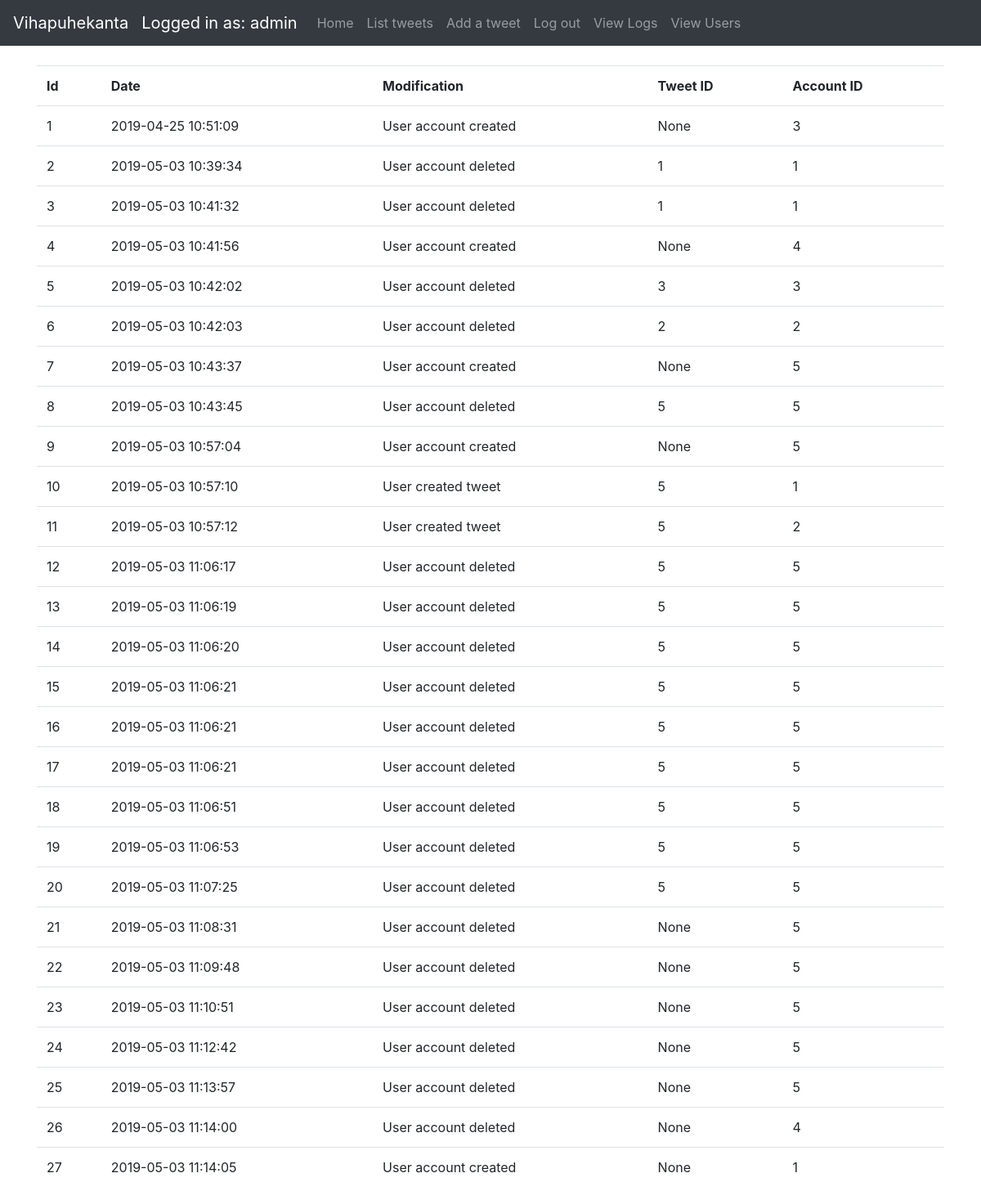
Before: /logs/list (signed in) with the older database file.
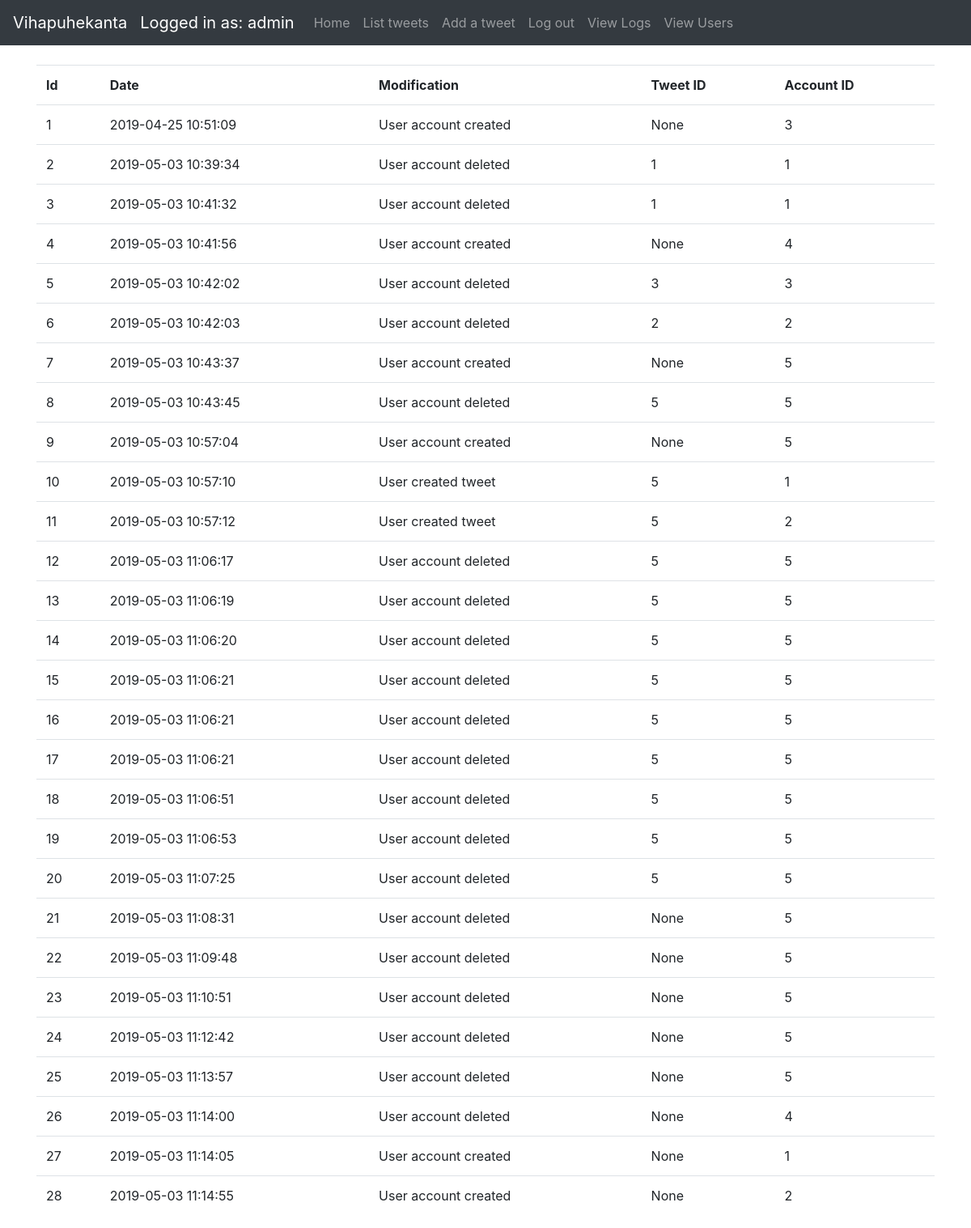
After: the same page with the newer database file.
### application/auth/models.py (models this page shows, shortened)
class User(db.Model):
    __tablename__ = "account"
    id = db.Column(db.Integer, primary_key=True)
    date_created = db.Column(db.DateTime, default=db.func.current_timestamp())
    date_modified = db.Column(db.DateTime, default=db.func.current_timestamp(),
                              onupdate=db.func.current_timestamp())
    name = db.Column(db.String(144), nullable=False)
    username = db.Column(db.String(144), nullable=False)
    password = db.Column(db.String(144), nullable=False)
    urole = db.Column(db.String(80))
    tweets = db.relationship("Tweet", backref='account', lazy=True)
    def roles(self):
        if self.urole == "ADMIN":
            return ["ADMIN"]
        else:
            return ["USER"]

### application/logs/models.py (models this page shows, shortened)
class Log(db.Model):
    __tablename__ = "logs"
    id = db.Column(db.Integer, primary_key=True)
    date_created = db.Column(db.DateTime, default=db.func.current_timestamp())
    modification = db.Column(db.String(144), nullable=False)
    account_id = db.Column(db.Integer, nullable=False)
    tweet_id = db.Column(db.Integer, nullable=True)

### application/logs/views.py (the view)
@app.route("/logs/list", methods=["GET"])
@login_required(role="ADMIN")
def view_logs():
    logs = db.session().query(Log).all()
    return render_template("logs/list.html", logs=logs)

### application/__init__.py (called while the page is built)
def login_required(role="ADMIN"):
    def wrapper(fn):
        @wraps(fn)
        def decorated_view(*args, **kwargs):
            if not current_user:
                return login_manager.unauthorized()
            if not current_user.is_authenticated:
                return login_manager.unauthorized()
            unauthorized = False
            if role != "ANY":
                unauthorized = True
                for user_role in current_user.roles():
                    if user_role == "ADMIN":
                        unauthorized = False
                        break
            if unauthorized:
                return login_manager.unauthorized()
            return fn(*args, **kwargs)
        return decorated_view
    return wrapper

@login_manager.user_loader
def load_user(user_id):
    return User.query.get(user_id)

### application/templates/logs/list.html (shortened to what this page needs)
{% extends "layout.html" %}
{% block body %}
    {% if current_user.is_authenticated %}
        <table class="table table-hover">
            <tr>
                <th>Id</th>
                <th>Date</th>
                <th>Modification</th>
                <th>Tweet ID</th>
                <th>Account ID</th>
            </tr>
            {% for log in logs %}
                <tr>
                    <td>{{ log.id }}</td>
                    <td>{{ log.date_created }}</td>
                    <td>{{ log.modification }}</td>
                    <td>{{ log.tweet_id}}</td>
                    <td>{{ log.account_id}}</td>
                </tr>
            {% endfor %}
        </table>
    {% else %}
        <div>Log in</div>
    {% endif %}
{% endblock %}

### application/templates/layout.html (shortened to what this page needs)
<!DOCTYPE html>
<html>
<head>
    <link rel="stylesheet" href="https://maxcdn.bootstrapcdn.com/bootstrap/4.0.0/css/bootstrap.min.css"
>
</head>
<body>
<nav class="navbar navbar-expand-md navbar-dark bg-dark mb-4">
    <a class="navbar-brand" href="#">Vihapuhekanta</a>
    {% if current_user.is_authenticated %}
        <ul class="navbar-nav mr-auto">
            <li>
                <a class="navbar-brand" href="#">Logged in as: {{ current_user.name }}</a>
            </li>
            <li class="nav-item">
                <a class="nav-link" href="/">Home</a>
            </li>
            <li class="nav-item">
                <a class="nav-link" href="{{ url_for('tweets_index') }}">List tweets</a>
            </li>
            <li class="nav-item">
                <a class="nav-link" href="{{ url_for('tweets_form') }}">Add a tweet</a>
            </li>
            <li class="nav-item">
                <a class="nav-link" href="{{ url_for('auth_logout') }}">Log out</a>
            </li>
            {% if current_user.urole == "ADMIN" %}
                <li class="nav-item">
                    <a class="nav-link" href="{{ url_for('view_logs') }}">View Logs</a>
                </li>
                <li class="nav-item">
                    <a class="nav-link" href="{{ url_for('auth_users') }}">View Users</a>
                </li>
            {% endif %}
        </ul>
    {% endif %}
</nav>
<main role="main" class="container">
    {% block body %}{% endblock %}
</main>
</body>
</html>

Changed rows visible on the page:
added Log: id "28", date_created "2019-05-03 11:14:55", modification "User account created", tweet_id "None", account_id "2"
